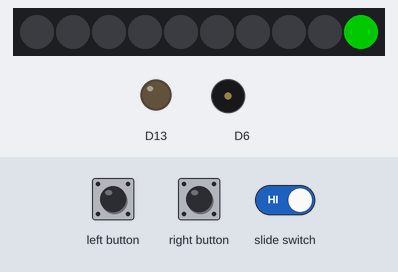
A sketch run on a simulated Adafruit Circuit Playground Express. Parts: 10 RGB LEDs in strip order, left to right, output pins drawn as LEDs (lit = HIGH), buzzer (waves = sounding). The inputs (shaded band) are chosen by the test bench. Dim RGB values are drawn brighter than linear.

Above: at 1.3 s.
1.4 s: left button pressed for 1 s
At 1.6 s:
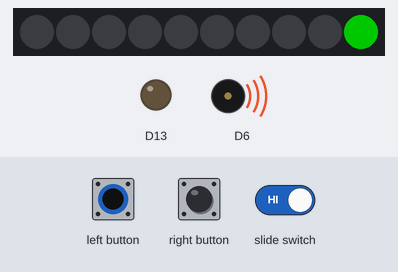
3.9 s: slide switch set LOW
At 4.9 s:
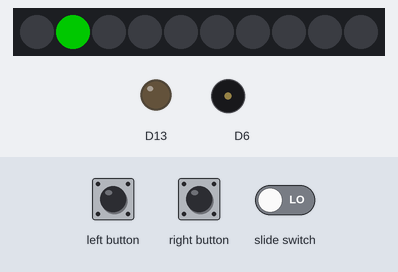
5.4 s: left button pressed for 0.3 s
At 6.3 s:
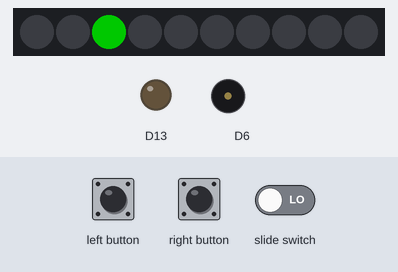
7.2 s: right button pressed for 3.2 s
At 7.7 s:
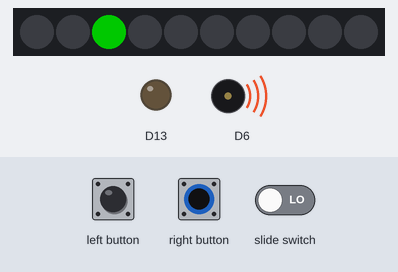
Timing chart, 0 to 12.4 s (numbered marks = the images above; inputs shaded):
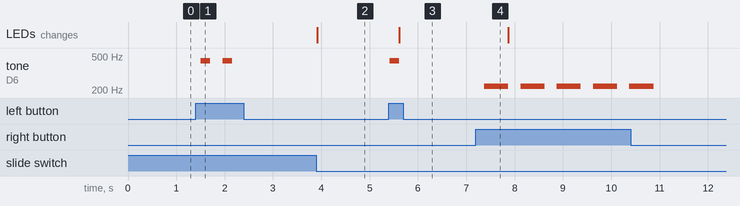

The sketch:

counter.ino
```cpp
// (licence header left out)
#include <Adafruit_CircuitPlayground.h>

//  constants

#define color 0x008000
#define brightness 200
#define clickTone 440
#define clearTone 220

//  global variables

int n = 0;

//  setup

void setup() {
  CircuitPlayground.begin();
  CircuitPlayground.clearPixels();
  CircuitPlayground.setBrightness (brightness);
}

//  loop - count when buttons are pressed

void loop() {
  if (CircuitPlayground.leftButton()) {
    n++;
    CircuitPlayground.playTone (clickTone, 200);
  }

  if (CircuitPlayground.rightButton()) {
    n = 0;
    CircuitPlayground.playTone (clearTone, 500);
  }

  if (CircuitPlayground.slideSwitch()) {
    setPixel((n / 10) % 10);
  }
  else {
    setPixel (n % 10);
  }

  delay(250);
}

//  set pixel starting with 1 on the top left, rounding to 0 on the top right

void setPixel(int i) {
  CircuitPlayground.clearPixels();
  if (i > 0) {
    CircuitPlayground.setPixelColor(i - 1, color);
  }
  else{
    CircuitPlayground.setPixelColor(9, color);
  }
}
  
```

Measured:
- after the input at 1.4 s, tone on D6: alternates 440 Hz for 0.20 s and silent for 0.25 s, 4 changes in all, then stays silent, starting after 0.11 s
- after the input at 3.9 s, the LEDs: change at once (image 2)
- after the input at 5.4 s, tone on D6: silent → 440 Hz at once, → silent 0.20 s later; the LEDs: change after 0.22 s (image 3)
- after the input at 7.2 s, tone on D6: alternates 220 Hz for 0.50 s and silent for 0.25 s, 10 changes in all, then stays silent, starting after 0.17 s
